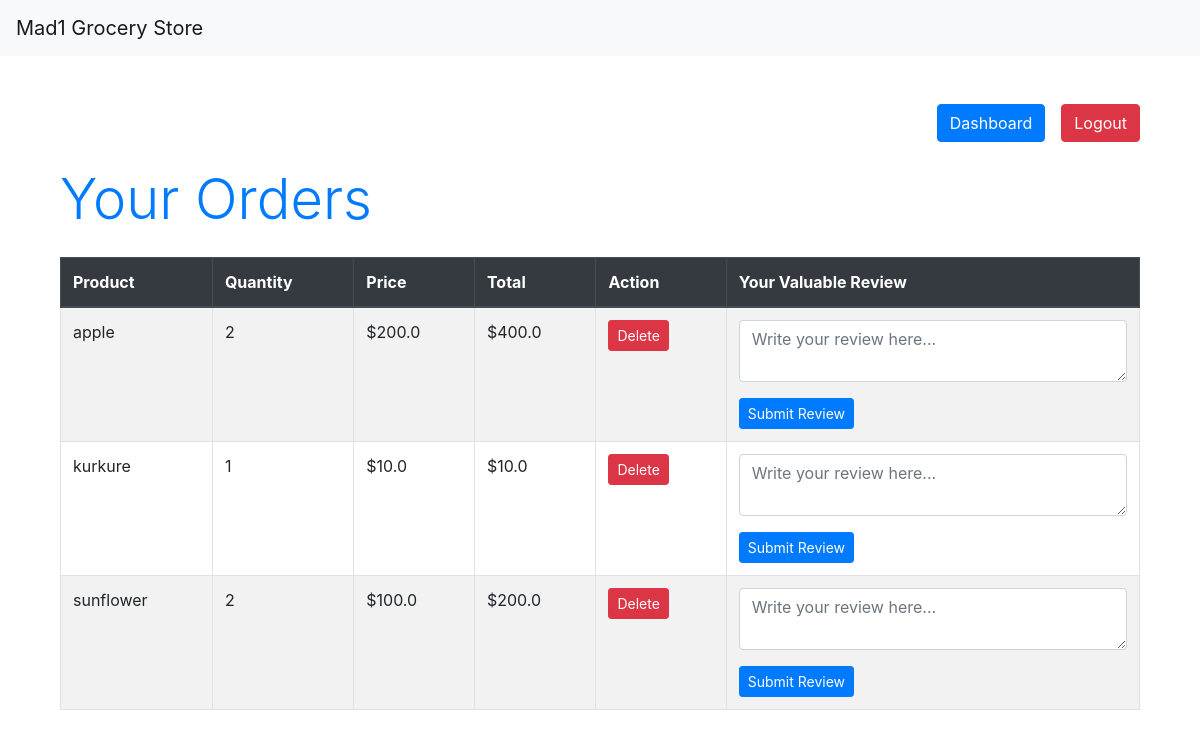
/checkout (signed in), run on the app's committed database.
### app.py (models this page shows, shortened)
class CartItem(db.Model):
    id = db.Column(db.Integer, primary_key=True)
    user_id = db.Column(db.Integer, db.ForeignKey('user.id'), nullable=False)
    product_id = db.Column(db.Integer, db.ForeignKey('product.id'), nullable=False)
    quantity = db.Column(db.Integer, nullable=False)
    user = db.relationship('User', back_populates='cart_items')
    product = db.relationship('Product', back_populates='cart_items')
    cart_id = db.Column(db.Integer, db.ForeignKey('cart.id'), nullable=False)
    cart = db.relationship('Cart', back_populates='cart_items', foreign_keys=[cart_id])

class Product(db.Model):
    id = db.Column(db.Integer, primary_key=True)
    name = db.Column(db.String(100), nullable=False)
    unit = db.Column(db.String(50), nullable=False)
    price_per_unit = db.Column(db.Float, nullable=False)
    stock_quantity = db.Column(db.Integer, nullable=False)
    category_id = db.Column(db.Integer, db.ForeignKey('category.id'), nullable=False)
    cart_items = db.relationship('CartItem', back_populates='product')

### app.py (the view, shortened to what this page needs)
@app.route('/checkout', methods=['GET', 'POST'])
@login_required
def checkout():
    user_id = current_user.id
    cart_items = CartItem.query.filter_by(user_id=user_id).all()
    return render_template('checkout.html', cart_items=cart_items)

### app.py (called while the page is built)
@login_manager.user_loader
def load_user(user_id):
    return User.query.get(int(user_id))

### templates/checkout.html
{% extends 'base.html' %}
{% block content %}
<div class="container">
    <div class="d-flex justify-content-end mt-3 mb-4">
        <div class="mr-3">
            <a href="{{ url_for('user_dashboard') }}" class="btn btn-primary">Dashboard</a>
        </div>
        <div>
            <a href="{{ url_for('logout') }}" class="btn btn-danger">Logout</a>
        </div>
    </div>
    <h1 class="display-4 mb-4 text-primary">Your Orders</h1>
    <div class="table-responsive">
        <table class="table table-striped table-bordered cool-table">
            <thead class="thead-dark">
                <tr>
                    <th>Product</th>
                    <th>Quantity</th>
                    <th>Price</th>
                    <th>Total</th>
                    <th>Action</th>
                    <th>Your Valuable Review</th>
                </tr>
            </thead>
            <tbody>
                {% for item in cart_items %}
                <tr>
                    <td>{{ item.product.name }}</td>
                    <td>{{ item.quantity }}</td>
                    <td>${{ item.product.price_per_unit }}</td>
                    <td>${{ item.product.price_per_unit * item.quantity }}</td>
                    <td>
                        <a href="#" class="btn btn-danger btn-sm cool-btn">Delete</a>
                    </td>
                    <td>
                        <form method="POST" action="{{ url_for('add_review', product_id=item.product_id) }}">
                            <div class="form-group">
                                <textarea name="review_content" placeholder="Write your review here..." class="form-control cool-textarea"></textarea>
                            </div>
                            <button type="submit" class="btn btn-primary btn-sm cool-btn">Submit Review</button>
                        </form>
                    </td>
                </tr>
                {% endfor %}
            </tbody>
        </table>
    </div>
</div>
{% endblock %}

### data on the page
CartItem: product.name "apple", quantity "2", product.price_per_unit "200.0", item.product.price_per_unit*item.quantity "400.0"
CartItem: product.name "kurkure", quantity "1", product.price_per_unit "10.0", item.product.price_per_unit*item.quantity "10.0"
CartItem: product.name "sunflower", quantity "2", product.price_per_unit "100.0", item.product.price_per_unit*item.quantity "200.0"
